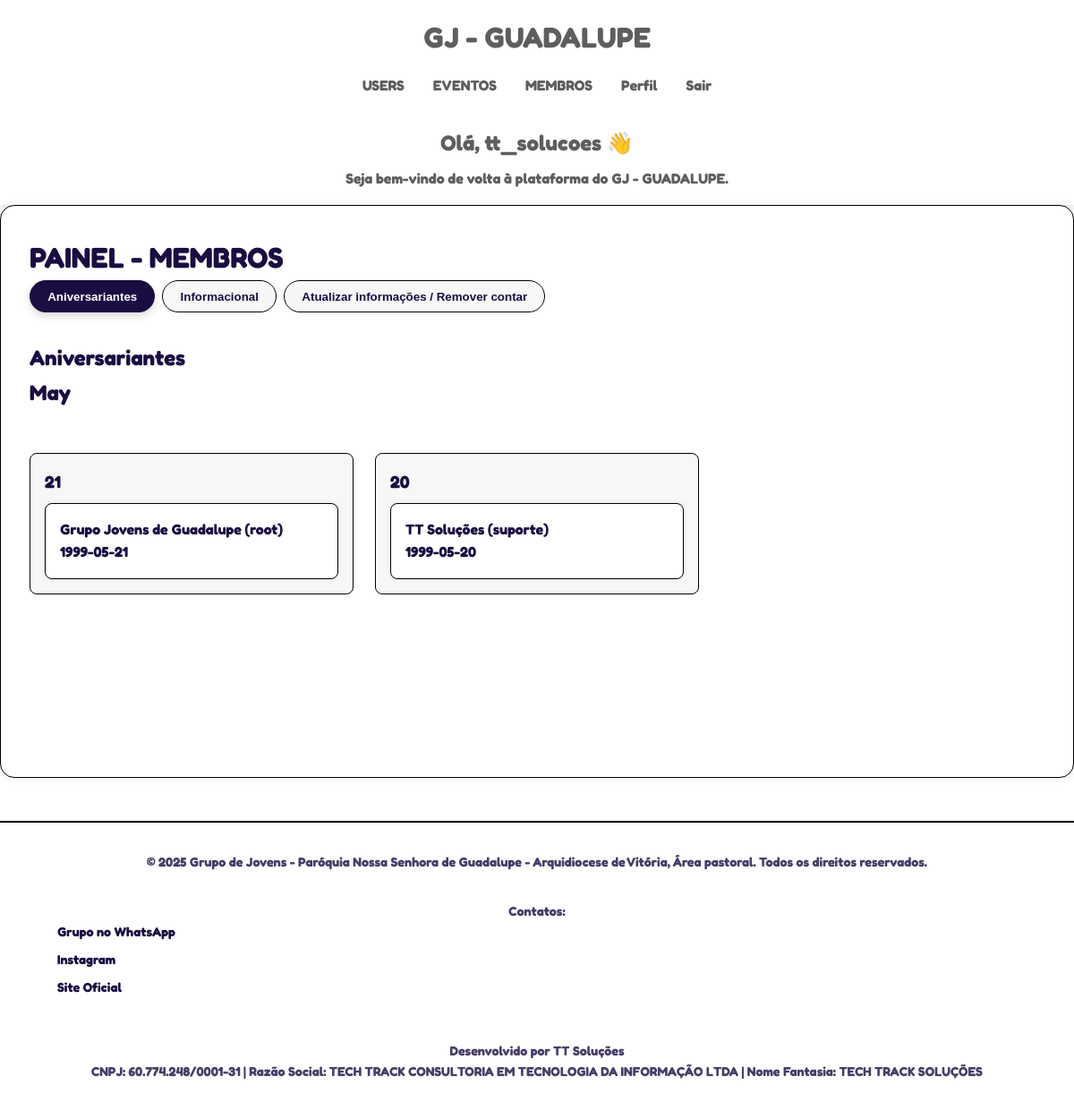
The page /membros (signed in) on the database its author committed.
### tables this page shows
CREATE TABLE usuarios (
    id INTEGER PRIMARY KEY AUTOINCREMENT,
    username TEXT UNIQUE NOT NULL,
    email TEXT NOT NULL,
    senha_hash TEXT NOT NULL,
    cargo TEXT NOT NULL DEFAULT 'user',
    acesso_api BOOLEAN DEFAULT FALSE,
    criado_em TIMESTAMP DEFAULT CURRENT_TIMESTAMP
, nome_completo TEXT, telefone TEXT, instagram TEXT, contato_emergencia TEXT, data_nascimento TEXT, endereco TEXT);

### app/routes/gerenciar.py (the view)
@app.route('/membros')
@required_roles('admin', 'user')
def membros():
    usuarios = ver_usuarios()
    aniversariantes = ver_aniversariantes_agrupados()
    return render_template('pages/private/membros.html', usuario=usuarios, aniversariantes=aniversariantes)

### app/routes/geral.py (called while the page is built)
@app.context_processor
def inject_now():
    if 'user' not in session:
        user = { 'is_authenticated': False }
    else:
        user = { 'is_authenticated': True }
    return {'now': datetime.now(), 'current_user': user}

### app/routes/gerenciar.py (called while the page is built)
def ver_aniversariantes_agrupados():
    usuarios = ver_usuarios()
    meses = {i: calendar.month_name[i] for i in range(1, 13)}
    aniversariantes = defaultdict(lambda: defaultdict(list))
    for user in usuarios:
        data = user.get('data_nascimento')
        if data:
            try:
                dt = datetime.strptime(data, '%Y-%m-%d')
                mes_nome = meses[dt.month]
                dia = dt.day
                aniversariantes[mes_nome][dia].append(user)
            except ValueError:
                continue  # ignora datas inválidas
    return aniversariantes

### config/auth/auth.py (called while the page is built)
def get_authenticated_user_roles():
    if 'user' not in session:
        return None
    if time.time() - session.get('last_activity', 0) > SESSION_TIMEOUT:
        session.clear()
        return None
    session['last_activity'] = time.time()  # Atualiza a última atividade
    roles = session['user'].get('roles', [])
    return roles

def required_roles(*required_roles):
    def decorator(f):
        @wraps(f)
        def decorated_function(*args, **kwargs):
            user_roles = get_authenticated_user_roles()
            if user_roles is None:
                return jsonify({"error": "Não autenticado ou sessão expirada"}), 401
            if not any(role in user_roles for role in required_roles):
                return jsonify({"error": "Permissão insuficiente"}), 403
            return f(*args, **kwargs)
        return decorated_function
    return decorator

### config/database/config/functions_db.py (called while the page is built)
def conectar_banco() -> sqlite3.Connection:
    from config.models.paths import path_data_base
    import os
    path_db = os.path.join(path_data_base, 'site_gj.db')
    try:
        conn = sqlite3.connect(path_db)
        return conn
    except sqlite3.Error as e:
        raise Exception(f"Erro ao conectar ao banco: {e}")

### app/templates/pages/private/membros.html (shortened to what this page needs)
{% extends "base.html" %}
{% block css %}
<link rel="stylesheet" href="{{ url_for('static', filename='css/pages/membros.css') }}">
{% endblock %}
{% block content %}
<div class="admin-container">
    <h1>PAINEL - MEMBROS</h1>
    <div class="tabs">
        <button class="tab-btn active" data-tab="aniversariantes">Aniversariantes</button>
        <button class="tab-btn" data-tab="info">Informacional</button>
        <button class="tab-btn" data-tab="att_info">Atualizar informações / Remover contar</button>
    </div>
    <div class="tab-content">
        <div class="tab-pane active" id="aniversariantes">
          <h2 class="text-xl mb-4">Aniversariantes</h2>
          <div class="calendar">
            {% for mes, dias in aniversariantes.items() %}
              <h2>{{ mes }}</h2>
              <div class="mes-bloco">
                {% for dia, lista in dias.items() %}
                  <div class="dia-bloco">
                    <strong>{{ dia }}</strong>
                    {% for user in lista %}
                      <div class="aniversariante-card">
                        <p>{{ user.nome_completo }}</p>
                        <p>{{ user.data_nascimento }}</p>
                      </div>
                    {% endfor %}
                  </div>
                {% endfor %}
              </div>
            {% endfor %}
          </div>
        </div>
    </div>
</div>
{% endblock %}

### app/templates/components/header.html
<header class="main-header">
    <div class="header-container">
        <div class="brand">
            <a href="/index">GJ - GUADALUPE</a>
        </div>
        <nav class="main-nav">
            <ul>
                {% if current_user.is_authenticated %}
                    {% if session.user.cargo == 'admin' %}
                        <li><a href="/usuarios" title="Ir para painel de usuarios">USERS</a></li>
                    {% endif %}
                    <li><a href="/eventos" title="Ir para eventos">EVENTOS</a></li>
                    <li><a href="/membros" title="Ir para membros">MEMBROS</a></li>
                    <li><a href="/perfil" title="Ir para perfil do sistema">Perfil</a></li>
                    <li><a href="/logout" title="Deslogar do sistema">Sair</a></li>
                {% else %}
                    <li><a href="/login" title="Realizar Login">Login</a></li>
                {% endif %}
            </ul>
        </nav>
        <div class="header-intro">
            {% if current_user.is_authenticated %}
                <h2 class="dashboard-title">Olá, {{ session.user.username }} 👋</h2>
                <p class="dashboard-subtext">Seja bem-vindo de volta à plataforma do GJ - GUADALUPE.</p>
            {% else %}
                <h2 class="public-title">Entre para mais recursos</h2>
                <p class="public-subtext">Crie uma conta ou faça login para ter acesso completo ao sistema.</p>
            {% endif %}
        </div>
    </div>
</header>

### app/static/css/main.css (style rules this page uses)
:root { --text-color: #1A0D42; --background-color: #FFFFFF; --border-color: #000000; --primary-color: #1A0D42; --secondary-color: #34D399; --accent-color: #F59E0B; --danger-color: #EF4444; --success-color: #10B981; --info-color: #60A5FA; --warning-color: #FBBF24; --text-dark: #000000; --text-light: #5E5E5E; --background-soft: #F7F7F7; --background-card: #FFFFFF; --btn-primary-bg: var(--primary-color); --btn-primary-text: #ffffff; --btn-secondary-bg: var(--secondary-color); --btn-secondary-text: #ffffff; --modal-bg: rgba(0, 0, 0, 0.6); --modal-content-bg: #fff; --spacing-unit: 1rem; }
* { margin: 0; padding: 0; box-sizing: border-box; }
a { color: var(--primary-color); text-decoration: none; transition: color 0.3s ease; }
body { font-family: 'Fredoka', sans-serif; font-weight: bold; line-height: 1.6; color: var(--text-color); background-color: var(--background-color); }

### app/static/css/components/header.css (style rules this page uses)
.main-header { background-color: var(--dark-color); color: var(--text-light); padding: 1rem 0; box-shadow: 0 2px 5px rgba(0,0,0,0.1); }
.header-container { max-width: 1200px; margin: 0 auto; padding: 0 2rem; display: flex; flex-direction: column; align-items: center; text-align: center; }
.brand a { color: var(--text-light); text-decoration: none; font-size: 2rem; font-weight: bold; }
.main-nav ul { display: flex; flex-wrap: wrap; list-style: none; justify-content: center; padding: 0; margin: 1rem 0; }
.main-nav li { margin: 0 1rem; }
.main-nav a { color: var(--text-light); text-decoration: none; font-size: 1rem; transition: color 0.3s; }
.header-intro { margin-top: 0.5rem; }
.dashboard-title, .public-title { font-size: 1.5rem; margin: 0.5rem 0; }
.dashboard-subtext, .public-subtext { font-size: 1rem; margin: 0; }

### app/static/css/pages/membros.css (style rules this page uses)
.tabs { display: flex; gap: 0.5rem; margin-bottom: var(--spacing-unit); flex-wrap: wrap; }
.tab-btn { padding: 0.6rem 1.2rem; background-color: var(--background-soft); color: var(--text-color); border: 1px solid var(--border-color); border-radius: 999px; font-weight: bold; cursor: pointer; transition: background-color 0.3s ease, color 0.3s ease, transform 0.2s ease; }
.tab-btn.active { background-color: var(--primary-color); color: var(--btn-primary-text); border-color: var(--primary-color); box-shadow: 0 4px 10px rgba(0,0,0,0.15); }
.tab-pane { display: none; padding-top: 1rem; }
.tab-pane.active { display: block; }
.calendar { display: flex; flex-direction: column; gap: 2rem; }
.calendar h2 { font-size: 1.5rem; color: var(--primary-color); margin-bottom: 1rem; }
.mes-bloco { display: grid; grid-template-columns: repeat(3, 1fr); gap: 1.5rem; }
.dia-bloco { background-color: var(--background-soft); border: 1px solid var(--border-color); padding: var(--spacing-unit); border-radius: 0.5rem; }
.dia-bloco strong { display: block; font-size: 1.2rem; color: var(--primary-color); margin-bottom: 0.5rem; }
.aniversariante-card { background-color: var(--background-card); padding: var(--spacing-unit); margin-top: 0.5rem; border: 1px solid var(--border-color); border-radius: 0.5rem; box-shadow: 0 0 5px rgba(0,0,0,0.1); transition: background-color 0.3s ease; }
.aniversariante-card p { margin: 0; font-size: 1rem; }

### rows shown on the page
usuarios: user.username "tt_solucoes", nome_completo "TT Soluções (suporte)", data_nascimento "1999-05-20"
usuarios: nome_completo "Grupo Jovens de Guadalupe (root)", data_nascimento "1999-05-21"

### other values the page prints
{{ mes }} "May"
{{ dia }} "21" "20"
